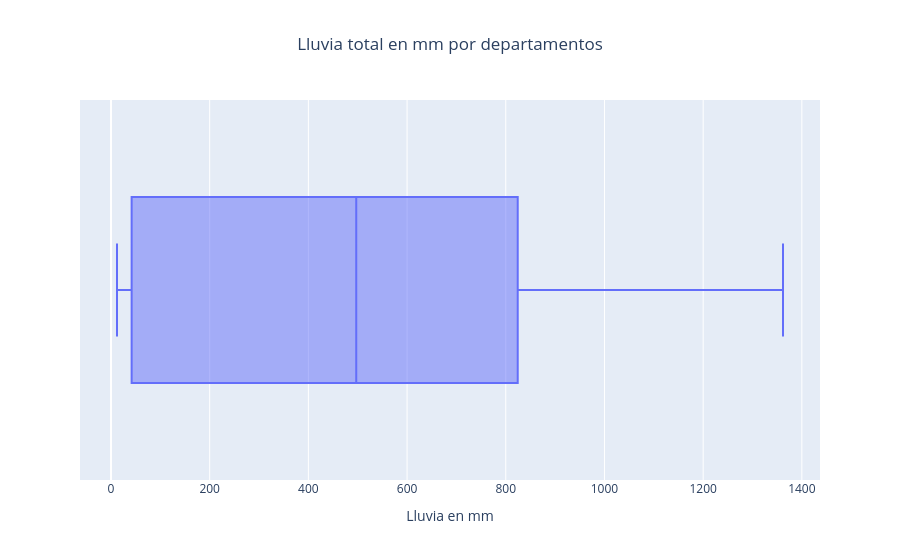

The code cell stored with this chart in its notebook:
### Markdown cell above
### Boxplot

### Code cell
boxplot_1 = px.box(
    data,
    x = "lluvia_total_mm",
    title = "Lluvia total en mm por departamentos",
    labels = {
        "lluvia_total_mm" : "Lluvia en mm"
    }
)

boxplot_1.update_layout(title_x=0.5, title_xanchor="center")

boxplot_1

### Figure 1 — Plotly figure (JSON) as saved in the notebook; plotly's stock layout.template omitted (floating-point values rounded to 4 significant figures)
{"data": [{"alignmentgroup": "True", "hovertemplate": "Lluvia en mm=%{x}<extra></extra>", "legendgroup": "", "marker": {"color": "#636efa"}, "name": "", "notched": false, "offsetgroup": "", "orientation": "h", "showlegend": false, "type": "box", "x": [455.0, 1058.0, 670.6, 235.3, 467.5, 671.2, 17.3, 601.0, 819.2, 416.7, 19.3, 1277.0, 26.3, 25.6, 12.2, 1362.0, 1150.0, 29.1, 839.3, 139.4, 728.6, 681.7, 46.1, 497.0, 887.4], "x0": " ", "xaxis": "x", "y0": " ", "yaxis": "y"}], "layout": {"boxmode": "group", "legend": {"tracegroupgap": 0}, "title": {"text": "Lluvia total en mm por departamentos", "x": 0.5, "xanchor": "center"}, "xaxis": {"anchor": "y", "domain": [0, 1], "title": {"text": "Lluvia en mm"}}, "yaxis": {"anchor": "x", "domain": [0, 1]}}}
